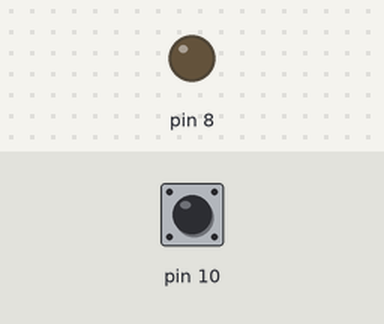
Bench run of a sketch on a simulated Arduino Uno, built with avr-gcc and run on an emulated ATmega328P. On the bench: output pins drawn as LEDs (lit = HIGH). Inputs (shaded band) come from the test bench; at power-on: pin 10 LOW. What the sketch prints to the serial monitor is not drawn.

Above: at 1.2 s.
1.3 s: pin 10 pulsed HIGH 2 times (0.12 s each, 0.3 s apart)
At 2.1 s:
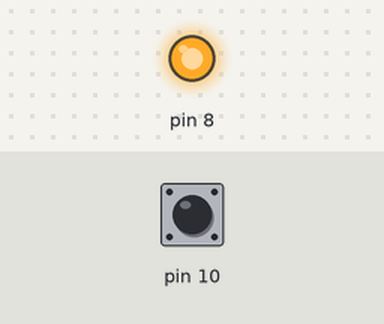
Timing chart, 0 to 4.3 s (numbered marks = the images above; inputs shaded):
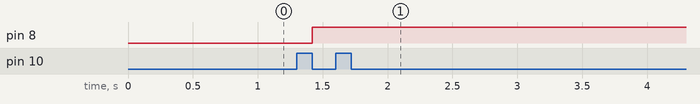

The sketch:

led_blinking_toggelswitch.ino
```cpp
int x=0;
void setup()
{
  Serial.begin(9600);
  pinMode(8,OUTPUT);
  pinMode(10,INPUT);

}

void loop()
{
  int c;
  c=digitalRead(10);
  Serial.println(c);

  if(c==1)
  {
    while(digitalRead(10)==1);
    x++;

    if(x>1)
    {
      x=0;
    }
  }
  if(x==1)
  {
    digitalWrite(8,HIGH);
  }
  else if(x==2)
  {
    digitalWrite(8,LOW);
  }
}
```

Measured:
- after the input at 1.3 s, pin 8: LOW → HIGH after 0.12 s
